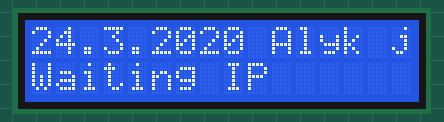
Bench run of a sketch on a simulated Arduino Nano, built with avr-gcc and run on an emulated ATmega328P. Shown: 16×2 character LCD. WiFi joins after 1.5 s; servers stay silent unless stated.

Above: at 0.1 s.
At 1.6 s:
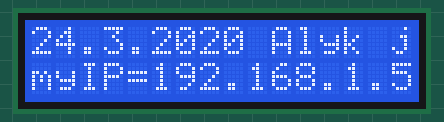

The sketch:

Ethernet_1_emb_systems_READ_IP_3_2020.ino
```cpp
//    Alyk  jatko course 2020       24.3.2020 KN
//    Voltage and freq mode
//    Ethernet (1) module with W5100   / RED module

#include <LiquidCrystal.h>  // include LCD library
#include <Ethernet.h>       // include Ethernet libarty W5500 library

EthernetClient ethClient;                // Ethernet object var
LiquidCrystal lcd(8, 9, 4, 5, 6, 7);  // LCD pin wiring settings fro NANO
#define mac_6 0x73                       //     Last mac number  MSB mac numbers at ethernet_mega.c
static uint8_t mymac[6] = { 0x44, 0x76, 0x58, 0x10, 0x00, mac_6 };
byte rev{};

void fetch_IP(void);

void setup() {
  // Serial.begin(9600);              // Serial monitor baudrate  = 9600
  lcd.begin(16, 2);                   // Display size defination 20 char  4 row
  lcd.setCursor(0, 0);                // set curosor to left upper corner
  lcd.print("24.3.2020 Alyk jatk ");  // print to lCD

  // get IP number from DHCP
  fetch_IP();  // initialize Ethernet connection
}

void loop() {}

// GET IP number from DHCP server
void fetch_IP(void) {
  rev = 1;
  lcd.setCursor(0, 1);
  lcd.print("Waiting IP");
  // delay(3000);
  rev = Ethernet.begin(mymac);  // get IP number

  if (rev == 0) {
    // Serial.print("We are here!");
    lcd.setCursor(0, 0);
    lcd.print("Ethernet failed ");
    return;
  }

  lcd.setCursor(0, 1);
  lcd.print("                ");
  lcd.setCursor(0, 1);
  lcd.print("myIP=");
  // lcd.print("10.10.10.10");
  lcd.print(Ethernet.localIP());
  // delay(1500);
}
```
